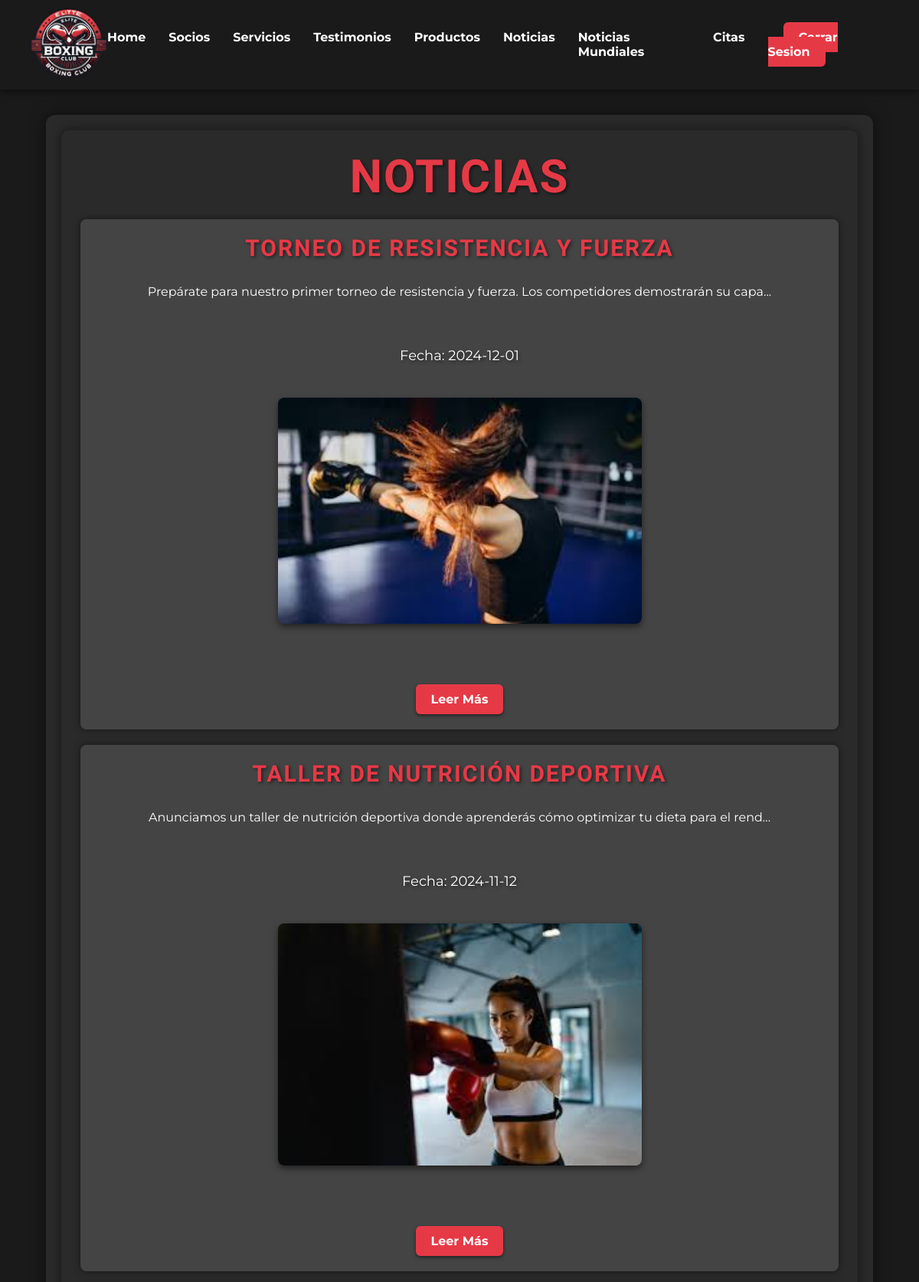
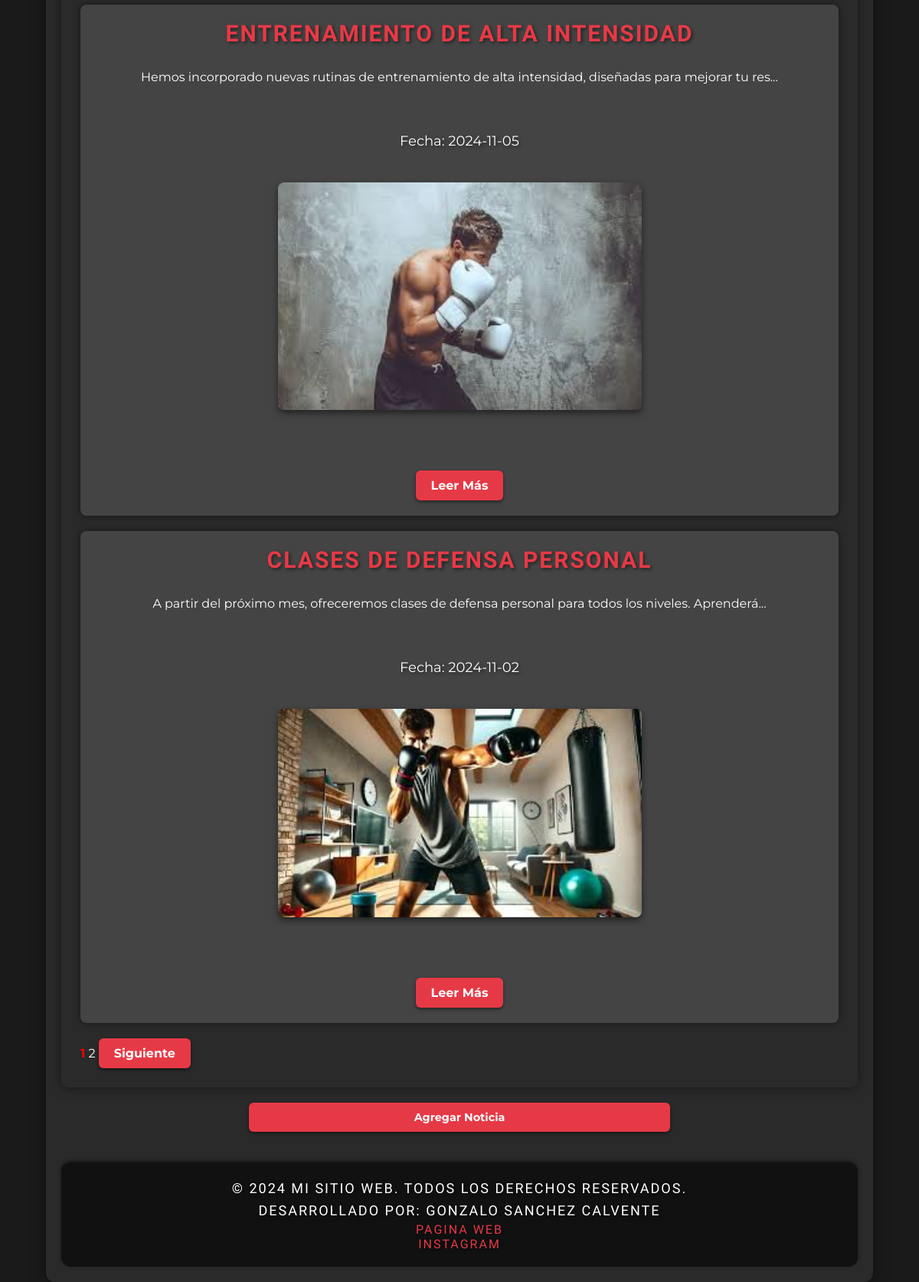
The app's page /noticias.php (signed in) with its own data (2 pictures, top to bottom).
### tables this page shows
CREATE TABLE noticias (
    id_noticia INT AUTO_INCREMENT PRIMARY KEY,
    titulo VARCHAR(255) NOT NULL,
    contenido TEXT NOT NULL,
    imagen VARCHAR(255),
    fecha_publicacion DATE
);

### src/php/mostrarNoticias.php (the view, shortened to what this page needs)
<?php
require_once("conexion.php");
$noticiasPorPagina = 4;
$paginaActual = isset($_GET['pagina']) ? (int)$_GET['pagina'] : 1;
$offset = ($paginaActual - 1) * $noticiasPorPagina;
$totalNoticiasConsulta = "SELECT COUNT(*) as total FROM noticias";
$totalNoticiasResultado = $conexion->query($totalNoticiasConsulta);
$totalNoticias = $totalNoticiasResultado->fetch_assoc()['total'];
$totalPaginas = ceil($totalNoticias / $noticiasPorPagina);
if (isset($_SESSION['loggedin']) && $_SESSION['rol'] === 'user') {
    $fechaActual = date('Y-m-d');
    $consulta = "SELECT * FROM noticias WHERE fecha_publicacion <= '$fechaActual'  ORDER BY fecha_publicacion DESC LIMIT $offset, $noticiasPorPagina";
} else {
    $consulta = "SELECT * FROM noticias  ORDER BY fecha_publicacion DESC LIMIT $offset, $noticiasPorPagina";
}
$noticias = $conexion->query($consulta);
if ($noticias->num_rows > 0) {
    while ($noticia = $noticias->fetch_assoc()) {
        echo "<article>";
        echo  "<h2>" . $noticia["titulo"] . "</h2>";
        echo substr($noticia["contenido"], 0, 100)."..." . "</p>";
        echo "<p>Fecha: " . $noticia["fecha_publicacion"] . "</p>";
        echo "<img src='"."./" . $noticia["imagen"] . "' alt='" . $noticia["titulo"] . "' width='100' height='100' class='imagen-noticia'><br>";
        echo "<a href='./src/php/mostrarNoticia.php?id=" . $noticia["id_noticia"] . "' class='boton'>Leer Más </a>";
        echo "</article>";
    }
} else {
    echo "<p>No hay noticias disponibles</p>";
}
echo "<div class='paginacion'>";
for ($i = 1; $i <= $totalPaginas; $i++) {
    if ($i == $paginaActual) {
        echo "<strong style='color: red;'>$i</strong> ";
    } else {
        echo "<a href='?pagina=$i' style='color: white; text-decoration: none;'>$i</a> ";
    }
}
if ($paginaActual < $totalPaginas) {
    echo "<a href='?pagina=" . ($paginaActual + 1) . "' class='boton'>Siguiente</a>";
}
echo "</div>";
?>

### styles/style.css (style rules this page uses)
:root { --color-fondo: #1a1a1a; --color-texto: #ffffff; --color-primario: #e63946; --color-secundario: #ff1c1c; --color-fondo-seccion: #2a2a2a; --color-hover: #ff4d4d; --color-sombra: rgba(0, 0, 0, 0.5); --color-footer: #111; --color-enlace-footer: #e63946; }
* { margin: 0; padding: 0; box-sizing: border-box; }
body { font-family: 'Montserrat', sans-serif; color: var(--color-texto); background-color: var(--color-fondo); display: flex; flex-direction: column; align-items: center; min-height: 100vh; }
p { color: var(--color-texto); font-size: 18px; line-height: 1.60; margin-bottom: 20px; text-align: justify; text-shadow: 2px 2px 4px var(--color-sombra); }
h2 { font-size: 30px; }
h1, h2, h3, h4, h5, h6 { color: var(--color-primario) !important; font-weight: bold; margin-bottom: 10px; text-align: center; font-family: 'Oswald', sans-serif; text-transform: uppercase; letter-spacing: 2px; text-shadow: 2px 2px 4px var(--color-sombra); }
.noticias article { display: flex; flex-direction: column; align-items: center; gap: 20px; padding: 20px; margin: 20px 0; background-color: #444; border-radius: 8px; box-shadow: 0px 0px 10px var(--color-sombra); transition: transform 0.3s ease; }
.boton { background-color: var(--color-primario); color: var(--color-texto); border: none; padding: 10px 20px; border-radius: 6px; cursor: pointer; transition: background-color 0.3s ease, transform 0.2s; text-decoration: none; font-weight: bold; display: inline-block; box-shadow: 0px 2px 4px var(--color-sombra); text-align: center; }
.imagen-noticia { display: block; margin: 0 auto; margin-bottom: 20px; width: 50%; height: auto; object-fit: cover; border-radius: 8px; box-shadow: 0 4px 8px var(--color-sombra); overflow: hidden; transition: transform 0.3s ease; }

### styles/menu.css (style rules this page uses)
:root { --color-fondo: #1a1a1a; --color-texto: #ffffff; --color-primario: #e63946; --color-sombra: rgba(0, 0, 0, 0.5); }

### styles/footer.css (style rules this page uses)
:root { --color-fondo: #1a1a1a; --color-texto: #ffffff; --color-primario: #e63946; --color-secundario: #ff1c1c; --color-fondo-seccion: #2a2a2a; --color-hover: #ff4d4d; --color-sombra: rgba(0, 0, 0, 0.5); --color-footer: #111; --color-enlace-footer: #e63946; }
footer { display: flex; flex-direction: column; background-color: var(--color-footer); padding: 20px; text-align: center; justify-content: center; align-items: center; color: var(--color-texto); font-family: 'Oswald', sans-serif; text-transform: uppercase; letter-spacing: 2px; text-shadow: 2px 2px 4px var(--color-sombra); margin-top: 20px; border-radius: 12px; box-shadow: 0px -2px 5px var(--color-sombra); }
footer a { color: var(--color-enlace-footer); text-decoration: none; transition: color 0.3s ease; }
footer p { margin: 0; }

### records on screen
noticias: titulo "TORNEO DE RESISTENCIA Y FUERZA", contenido "Prepárate para nuestro primer torneo de resistencia y fuerza. Los competidores demostrarán su capa", fecha_publicacion "2024-12-01", imagen (picture)
noticias: titulo "TALLER DE NUTRICIÓN DEPORTIVA", contenido "Anunciamos un taller de nutrición deportiva donde aprenderás cómo optimizar tu dieta para el rend", fecha_publicacion "2024-11-12", imagen (picture)
noticias: titulo "ENTRENAMIENTO DE ALTA INTENSIDAD", contenido "Hemos incorporado nuevas rutinas de entrenamiento de alta intensidad, diseñadas para mejorar tu res", fecha_publicacion "2024-11-05", imagen (picture)
noticias: titulo "CLASES DE DEFENSA PERSONAL", contenido "A partir del próximo mes, ofreceremos clases de defensa personal para todos los niveles. Aprenderá", fecha_publicacion "2024-11-02", imagen (picture)
